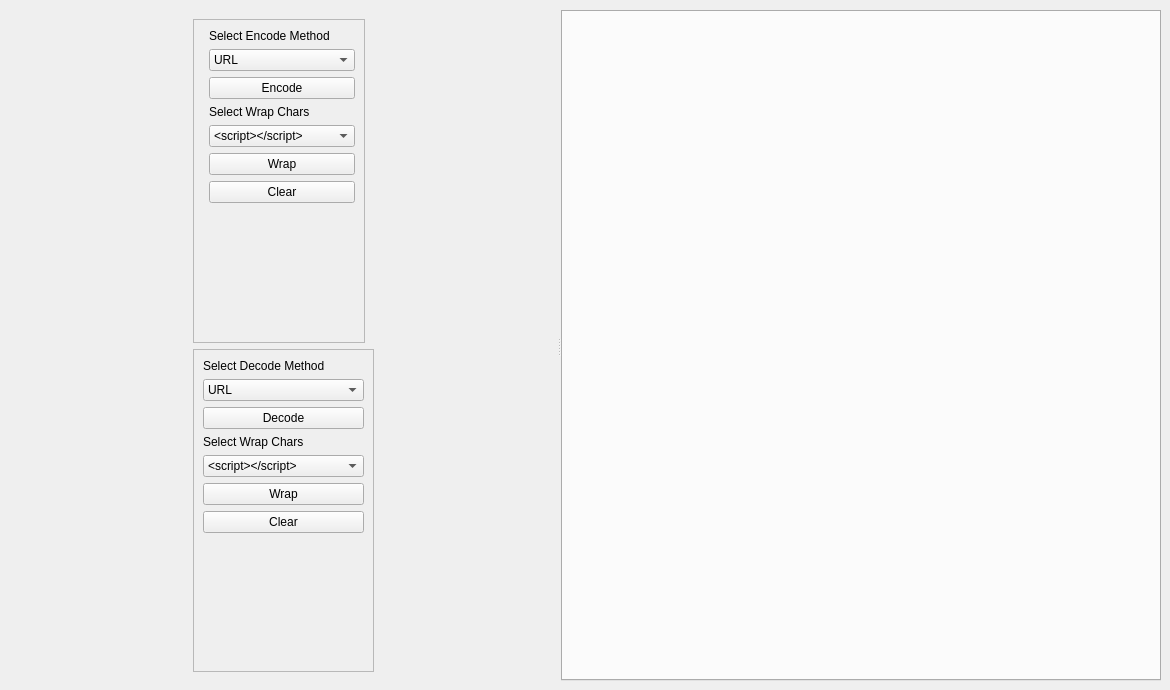
      <widget class="QWidget" name="tabMainEncoder">
       <property name="layoutDirection">
        <enum>Qt::LeftToRight</enum>
       </property>
       <attribute name="title">
        <string>Encoder</string>
       </attribute>
       <widget class="QWidget" name="verticalLayoutWidget">
        <property name="geometry">
         <rect>
          <x>10</x>
          <y>10</y>
          <width>1151</width>
          <height>671</height>
         </rect>
        </property>
        <layout class="QVBoxLayout" name="verticalLayout_66">
         <item>
          <widget class="QSplitter" name="splitter_3">
           <property name="orientation">
            <enum>Qt::Horizontal</enum>
           </property>
           <widget class="QWidget" name="horizontalLayoutWidget">
            <layout class="QHBoxLayout" name="horizontalLayout_9">
             <item>
              <widget class="QWidget" name="widget_4" native="true">
               <property name="sizePolicy">
                <sizepolicy hsizetype="Fixed" vsizetype="Preferred">
                 <horstretch>0</horstretch>
                 <verstretch>0</verstretch>
                </sizepolicy>
               </property>
               <layout class="QVBoxLayout" name="verticalLayout_19">
                <item>
                 <widget class="QFrame" name="frame_9">
                  <property name="sizePolicy">
                   <sizepolicy hsizetype="Fixed" vsizetype="Preferred">
                    <horstretch>0</horstretch>
                    <verstretch>0</verstretch>
                   </sizepolicy>
                  </property>
                  <property name="frameShape">
                   <enum>QFrame::StyledPanel</enum>
                  </property>
                  <property name="frameShadow">
                   <enum>QFrame::Raised</enum>
                  </property>
                  <layout class="QFormLayout" name="formLayout_5">
                   <item row="0" column="1">
                    <layout class="QVBoxLayout" name="verticalLayout_17">
                     <property name="spacing">
                      <number>6</number>
                     </property>
                     <item>
                      <widget class="QLabel" name="encodingMethodLabel">
                       <property name="text">
                        <string>Select Encode Method</string>
                       </property>
                      </widget>
                     </item>
                     <item>
                      <widget class="QComboBox" name="encodingMethodCombo">
                       <item>
                        <property name="text">
                         <string>URL</string>
                        </property>
                       </item>
                       <item>
                        <property name="text">
                         <string>Full URL</string>
                        </property>
                       </item>
                       <item>
                        <property name="text">
                         <string>Base64</string>
                        </property>
                       </item>
                       <item>
                        <property name="text">
                         <string>HTML Entity</string>
                        </property>
                       </item>
                       <item>
                        <property name="text">
                         <string>Hex</string>
                        </property>
                       </item>
                       <item>
                        <property name="text">
                         <string>Hex Entity</string>
                        </property>
                       </item>
                       <item>
                        <property name="text">
                         <string>Hexadecimal Escape</string>
                        </property>
                       </item>
                       <item>
                        <property name="text">
                         <string>Octal Escape</string>
                        </property>
                       </item>
                       <item>
                        <property name="text">
                         <string>MD5 Hash</string>
                        </property>
                       </item>
                       <item>
                        <property name="text">
                         <string>SHA1 Hash</string>
                        </property>
                       </item>
                       <item>
                        <property name="text">
                         <string>SQL CHAR String</string>
                        </property>
                       </item>
                       <item>
                        <property name="text">
                         <string>Oracle chr String</string>
                        </property>
                       </item>
                       <item>
                        <property name="text">
                         <string>Unicode %u00</string>
                        </property>
                       </item>
                       <item>
                        <property name="text">
                         <string>Escape HTML/XML</string>
                        </property>
                       </item>
                       <item>
                        <property name="text">
                         <string>Decimal</string>
                        </property>
                       </item>
                       <item>
                        <property name="text">
                         <string>Decimal Entity</string>
                        </property>
                       </item>
                       <item>
                        <property name="text">
                         <string>ROT13</string>
                        </property>
                       </item>
                       <item>
                        <property name="text">
                         <string>UTF-7</string>
                        </property>
                       </item>
                       <item>
                        <property name="text">
                         <string>UTF-7 (Malformed)</string>
                        </property>
                       </item>
                      </widget>
                     </item>
                     <item>
                      <widget class="QPushButton" name="encodeButton">
                       <property name="text">
                        <string>Encode</string>
                       </property>
                      </widget>
                     </item>
                     <item>
                      <widget class="QLabel" name="encodingWrapLabel">
                       <property name="text">
                        <string>Select Wrap Chars</string>
                       </property>
                      </widget>
                     </item>
                     <item>
                      <widget class="QComboBox" name="encodingWrapCombo">
                       <item>
                        <property name="text">
                         <string>&lt;script&gt;&lt;/script&gt;</string>
                        </property>
                       </item>
                       <item>
                        <property name="text">
                         <string>&lt;ScRiPt&gt;&lt;/ScRiPt&gt;</string>
                        </property>
                       </item>
                       <item>
                        <property name="text">
                         <string>alert(...)</string>
                        </property>
                       </item>
                       <item>
                        <property name="text">
                         <string>&quot;Javascript:...&quot;</string>
                        </property>
                       </item>
                       <item>
                        <property name="text">
                         <string>&lt;img src=&quot;...&quot;</string>
                        </property>
                       </item>
                      </widget>
                     </item>
                     <item>
                      <widget class="QPushButton" name="encodeWrapButton">
                       <property name="text">
                        <string>Wrap</string>
                       </property>
                      </widget>
                     </item>
                     <item>
                      <widget class="QPushButton" name="encodeClearButton">
                       <property name="text">
                        <string>Clear</string>
                       </property>
                      </widget>
                     </item>
                    </layout>
                   </item>
                  </layout>
                 </widget>
                </item>
                <item>
                 <widget class="QFrame" name="frame_14">
                  <property name="sizePolicy">
                   <sizepolicy hsizetype="Fixed" vsizetype="Preferred">
                    <horstretch>0</horstretch>
                    <verstretch>0</verstretch>
                   </sizepolicy>
                  </property>
                  <property name="frameShape">
                   <enum>QFrame::StyledPanel</enum>
                  </property>
                  <property name="frameShadow">
                   <enum>QFrame::Raised</enum>
                  </property>
                  <layout class="QFormLayout" name="formLayout_4">
                   <item row="0" column="0">
                    <layout class="QVBoxLayout" name="verticalLayout_18">
                     <item>
                      <widget class="QLabel" name="decodeMethodLabel">
                       <property name="text">
                        <string>Select Decode Method</string>
                       </property>
                      </widget>
                     </item>
                     <item>
                      <widget class="QComboBox" name="decodeMethodCombo">
                       <item>
                        <property name="text">
                         <string>URL</string>
                        </property>
                       </item>
                       <item>
                        <property name="text">
                         <string>Full URL</string>
                        </property>
                       </item>
                       <item>
                        <property name="text">
                         <string>Base64</string>
                        </property>
                       </item>
                       <item>
                        <property name="text">
                         <string>Hex</string>
                        </property>
                       </item>
                       <item>
                        <property name="text">
                         <string>Hex Entity</string>
                        </property>
                       </item>
                       <item>
                        <property name="text">
                         <string>Hexadecimal Unescape</string>
                        </property>
                       </item>
                       <item>
                        <property name="text">
                         <string>Octal Unescape</string>
                        </property>
                       </item>
                       <item>
                        <property name="text">
                         <string>Unescape HTML/XML</string>
                        </property>
                       </item>
                       <item>
                        <property name="text">
                         <string>Unicode %u00</string>
                        </property>
                       </item>
                       <item>
                        <property name="text">
                         <string>ROT13</string>
                        </property>
                       </item>
                       <item>
                        <property name="text">
                         <string>UTF-7</string>
                        </property>
                       </item>
                      </widget>
                     </item>
                     <item>
                      <widget class="QPushButton" name="decodeButton">
                       <property name="text">
                        <string>Decode</string>
                       </property>
                      </widget>
                     </item>
                     <item>
                      <widget class="QLabel" name="decodeWrapLabel">
                       <property name="text">
                        <string>Select Wrap Chars</string>
                       </property>
                      </widget>
                     </item>
                     <item>
                      <widget class="QComboBox" name="decodeWrapCombo">
                       <item>
                        <property name="text">
                         <string>&lt;script&gt;&lt;/script&gt;</string>
                        </property>
                       </item>
                       <item>
                        <property name="text">
                         <string>&lt;ScRiPt&gt;&lt;/ScRiPt&gt;</string>
                        </property>
                       </item>
                       <item>
                        <property name="text">
                         <string>alert(...)</string>
                        </property>
                       </item>
                       <item>
                        <property name="text">
                         <string>&quot;javascript:...&quot;</string>
                        </property>
                       </item>
                       <item>
                        <property name="text">
                         <string>&lt;img src=&quot;...&quot;</string>
                        </property>
                       </item>
                      </widget>
                     </item>
                     <item>
                      <widget class="QPushButton" name="decodeWrapButton">
                       <property name="text">
                        <string>Wrap</string>
                       </property>
                      </widget>
                     </item>
                     <item>
                      <widget class="QPushButton" name="decodeClearButton">
                       <property name="text">
                        <string>Clear</string>
                       </property>
                      </widget>
                     </item>
                    </layout>
                   </item>
                  </layout>
                 </widget>
                </item>
               </layout>
              </widget>
             </item>
            </layout>
           </widget>
           <widget class="QTabWidget" name="encoderTabWidget">
            <property name="sizePolicy">
             <sizepolicy hsizetype="MinimumExpanding" vsizetype="Expanding">
              <horstretch>0</horstretch>
              <verstretch>0</verstretch>
             </sizepolicy>
            </property>
            <property name="minimumSize">
             <size>
              <width>600</width>
              <height>0</height>
             </size>
            </property>
            <property name="currentIndex">
             <number>-1</number>
            </property>
           </widget>
          </widget>
         </item>
        </layout>
       </widget>
      </widget>
